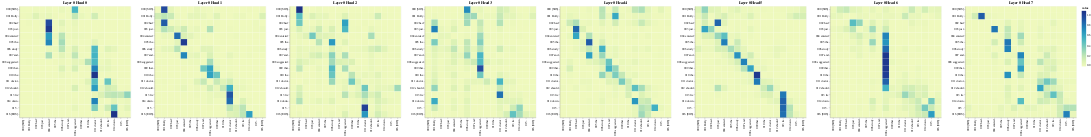

The notebook cell this image was saved under:
### Code cell
layers = [0] # we have six of them actual
heads = [0,1,2,3,4,5,6,7] # all the heads

# Encoder Self-Attention
get_all_attention_maps("encoder", layers, heads, encoder_input_tokens, encoder_input_tokens, min(20, sentence_len))

### Figure 1 — Vega-Lite specification as saved in the notebook (floating-point values rounded to 4 significant figures; data arrays with more than 128 entries replaced by an {"elided": "..."} marker saying what was removed)
{"config": {"view": {"continuousWidth": 400, "continuousHeight": 300}}, "vconcat": [{"hconcat": [{"data": {"name": "data-d075325f278abaa8ddeaa365871bef47"}, "mark": "rect", "encoding": {"color": {"field": "value", "type": "quantitative"}, "tooltip": [{"field": "row", "type": "quantitative"}, {"field": "column", "type": "quantitative"}, {"field": "value", "type": "quantitative"}, {"field": "row_token", "type": "nominal"}, {"field": "col_token", "type": "nominal"}], "x": {"axis": {"title": ""}, "field": "col_token", "type": "nominal"}, "y": {"axis": {"title": ""}, "field": "row_token", "type": "nominal"}}, "height": 400, "selection": {"selector001": {"type": "interval", "bind": "scales", "encodings": ["x", "y"]}}, "title": "Layer 0 Head 0", "width": 400}, {"data": {"name": "data-1fd484e6c727c7ba658b70844ed41daf"}, "mark": "rect", "encoding": {"color": {"field": "value", "type": "quantitative"}, "tooltip": [{"field": "row", "type": "quantitative"}, {"field": "column", "type": "quantitative"}, {"field": "value", "type": "quantitative"}, {"field": "row_token", "type": "nominal"}, {"field": "col_token", "type": "nominal"}], "x": {"axis": {"title": ""}, "field": "col_token", "type": "nominal"}, "y": {"axis": {"title": ""}, "field": "row_token", "type": "nominal"}}, "height": 400, "selection": {"selector002": {"type": "interval", "bind": "scales", "encodings": ["x", "y"]}}, "title": "Layer 0 Head 1", "width": 400}, {"data": {"name": "data-c7a28942a57fd9b699796461ee2ef8ab"}, "mark": "rect", "encoding": {"color": {"field": "value", "type": "quantitative"}, "tooltip": [{"field": "row", "type": "quantitative"}, {"field": "column", "type": "quantitative"}, {"field": "value", "type": "quantitative"}, {"field": "row_token", "type": "nominal"}, {"field": "col_token", "type": "nominal"}], "x": {"axis": {"title": ""}, "field": "col_token", "type": "nominal"}, "y": {"axis": {"title": ""}, "field": "row_token", "type": "nominal"}}, "height": 400, "selection": {"selector003": {"type": "interval", "bind": "scales", "encodings": ["x", "y"]}}, "title": "Layer 0 Head 2", "width": 400}, {"data": {"name": "data-b18a37f645548b49e50c3e53c1ee7cf3"}, "mark": "rect", "encoding": {"color": {"field": "value", "type": "quantitative"}, "tooltip": [{"field": "row", "type": "quantitative"}, {"field": "column", "type": "quantitative"}, {"field": "value", "type": "quantitative"}, {"field": "row_token", "type": "nominal"}, {"field": "col_token", "type": "nominal"}], "x": {"axis": {"title": ""}, "field": "col_token", "type": "nominal"}, "y": {"axis": {"title": ""}, "field": "row_token", "type": "nominal"}}, "height": 400, "selection": {"selector004": {"type": "interval", "bind": "scales", "encodings": ["x", "y"]}}, "title": "Layer 0 Head 3", "width": 400}, {"data": {"name": "data-3a97354c7818b8222c51f766d7b363b7"}, "mark": "rect", "encoding": {"color": {"field": "value", "type": "quantitative"}, "tooltip": [{"field": "row", "type": "quantitative"}, {"field": "column", "type": "quantitative"}, {"field": "value", "type": "quantitative"}, {"field": "row_token", "type": "nominal"}, {"field": "col_token", "type": "nominal"}], "x": {"axis": {"title": ""}, "field": "col_token", "type": "nominal"}, "y": {"axis": {"title": ""}, "field": "row_token", "type": "nominal"}}, "height": 400, "selection": {"selector005": {"type": "interval", "bind": "scales", "encodings": ["x", "y"]}}, "title": "Layer 0 Head 4", "width": 400}, {"data": {"name": "data-b9020046ecc5ee4466543ddf197b0110"}, "mark": "rect", "encoding": {"color": {"field": "value", "type": "quantitative"}, "tooltip": [{"field": "row", "type": "quantitative"}, {"field": "column", "type": "quantitative"}, {"field": "value", "type": "quantitative"}, {"field": "row_token", "type": "nominal"}, {"field": "col_token", "type": "nominal"}], "x": {"axis": {"title": ""}, "field": "col_token", "type": "nominal"}, "y": {"axis": {"title": ""}, "field": "row_token", "type": "nominal"}}, "height": 400, "selection": {"selector006": {"type": "interval", "bind": "scales", "encodings": ["x", "y"]}}, "title": "Layer 0 Head 5", "width": 400}, {"data": {"name": "data-5a5fbf4f27a8937d1673a2713b694a81"}, "mark": "rect", "encoding": {"color": {"field": "value", "type": "quantitative"}, "tooltip": [{"field": "row", "type": "quantitative"}, {"field": "column", "type": "quantitative"}, {"field": "value", "type": "quantitative"}, {"field": "row_token", "type": "nominal"}, {"field": "col_token", "type": "nominal"}], "x": {"axis": {"title": ""}, "field": "col_token", "type": "nominal"}, "y": {"axis": {"title": ""}, "field": "row_token", "type": "nominal"}}, "height": 400, "selection": {"selector007": {"type": "interval", "bind": "scales", "encodings": ["x", "y"]}}, "title": "Layer 0 Head 6", "width": 400}, {"data": {"name": "data-f5eddd8d21738d9823a9e7b7da68deff"}, "mark": "rect", "encoding": {"color": {"field": "value", "type": "quantitative"}, "tooltip": [{"field": "row", "type": "quantitative"}, {"field": "column", "type": "quantitative"}, {"field": "value", "type": "quantitative"}, {"field": "row_token", "type": "nominal"}, {"field": "col_token", "type": "nominal"}], "x": {"axis": {"title": ""}, "field": "col_token", "type": "nominal"}, "y": {"axis": {"title": ""}, "field": "row_token", "type": "nominal"}}, "height": 400, "selection": {"selector008": {"type": "interval", "bind": "scales", "encodings": ["x", "y"]}}, "title": "Layer 0 Head 7", "width": 400}]}], "$schema": "https://vega.github.io/schema/vega-lite/v4.17.0.json", "datasets": {"data-d075325f278abaa8ddeaa365871bef47": {"elided": "289 records"}, "data-1fd484e6c727c7ba658b70844ed41daf": {"elided": "289 records"}, "data-c7a28942a57fd9b699796461ee2ef8ab": {"elided": "289 records"}, "data-b18a37f645548b49e50c3e53c1ee7cf3": {"elided": "289 records"}, "data-3a97354c7818b8222c51f766d7b363b7": {"elided": "289 records"}, "data-b9020046ecc5ee4466543ddf197b0110": {"elided": "289 records"}, "data-5a5fbf4f27a8937d1673a2713b694a81": {"elided": "289 records"}, "data-f5eddd8d21738d9823a9e7b7da68deff": {"elided": "289 records"}}}
